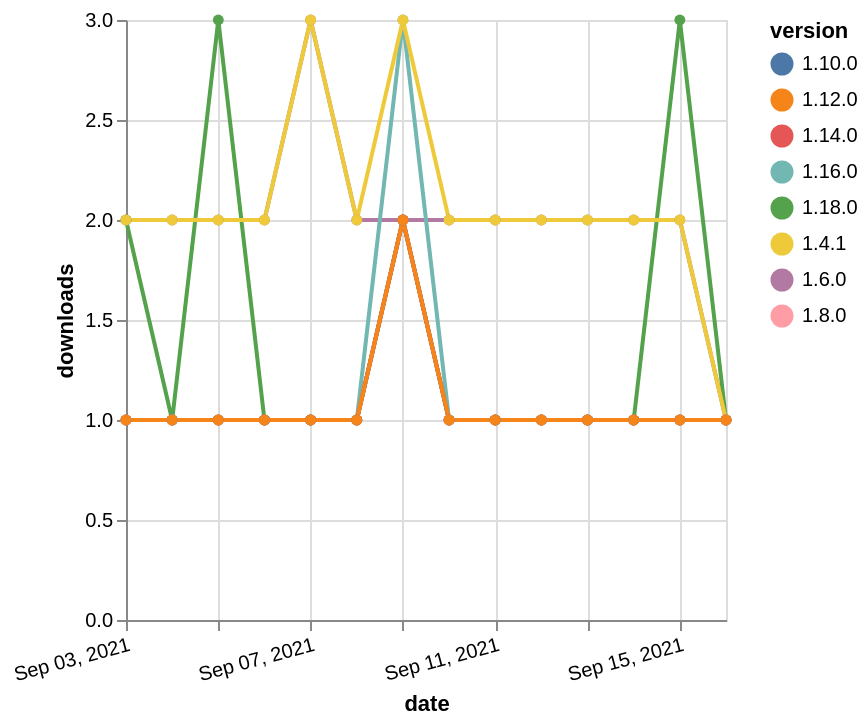

Describe this chart as a Vega-Lite specification.
### Vega-Lite specification from a JSON file in a GitHub repository (floating-point values rounded to 4 significant figures)
{"$schema": "https://vega.github.io/schema/vega-lite/v5.json", "description": "A simple bar chart with embedded data.", "data": {"values": [{"date": "2021-09-03", "total": 2264, "delta": 2, "version": "1.6.0"}, {"date": "2021-09-04", "total": 2266, "delta": 2, "version": "1.6.0"}, {"date": "2021-09-05", "total": 2268, "delta": 2, "version": "1.6.0"}, {"date": "2021-09-06", "total": 2270, "delta": 2, "version": "1.6.0"}, {"date": "2021-09-07", "total": 2273, "delta": 3, "version": "1.6.0"}, {"date": "2021-09-08", "total": 2275, "delta": 2, "version": "1.6.0"}, {"date": "2021-09-09", "total": 2277, "delta": 2, "version": "1.6.0"}, {"date": "2021-09-10", "total": 2279, "delta": 2, "version": "1.6.0"}, {"date": "2021-09-11", "total": 2281, "delta": 2, "version": "1.6.0"}, {"date": "2021-09-12", "total": 2283, "delta": 2, "version": "1.6.0"}, {"date": "2021-09-13", "total": 2285, "delta": 2, "version": "1.6.0"}, {"date": "2021-09-14", "total": 2287, "delta": 2, "version": "1.6.0"}, {"date": "2021-09-15", "total": 2289, "delta": 2, "version": "1.6.0"}, {"date": "2021-09-16", "total": 2290, "delta": 1, "version": "1.6.0"}, {"date": "2021-09-03", "total": 113, "delta": 2, "version": "1.18.0"}, {"date": "2021-09-04", "total": 114, "delta": 1, "version": "1.18.0"}, {"date": "2021-09-05", "total": 117, "delta": 3, "version": "1.18.0"}, {"date": "2021-09-06", "total": 118, "delta": 1, "version": "1.18.0"}, {"date": "2021-09-07", "total": 119, "delta": 1, "version": "1.18.0"}, {"date": "2021-09-08", "total": 120, "delta": 1, "version": "1.18.0"}, {"date": "2021-09-09", "total": 122, "delta": 2, "version": "1.18.0"}, {"date": "2021-09-10", "total": 123, "delta": 1, "version": "1.18.0"}, {"date": "2021-09-11", "total": 124, "delta": 1, "version": "1.18.0"}, {"date": "2021-09-12", "total": 125, "delta": 1, "version": "1.18.0"}, {"date": "2021-09-13", "total": 126, "delta": 1, "version": "1.18.0"}, {"date": "2021-09-14", "total": 127, "delta": 1, "version": "1.18.0"}, {"date": "2021-09-15", "total": 130, "delta": 3, "version": "1.18.0"}, {"date": "2021-09-16", "total": 131, "delta": 1, "version": "1.18.0"}, {"date": "2021-09-03", "total": 236, "delta": 1, "version": "1.8.0"}, {"date": "2021-09-04", "total": 237, "delta": 1, "version": "1.8.0"}, {"date": "2021-09-05", "total": 238, "delta": 1, "version": "1.8.0"}, {"date": "2021-09-06", "total": 239, "delta": 1, "version": "1.8.0"}, {"date": "2021-09-07", "total": 240, "delta": 1, "version": "1.8.0"}, {"date": "2021-09-08", "total": 241, "delta": 1, "version": "1.8.0"}, {"date": "2021-09-09", "total": 243, "delta": 2, "version": "1.8.0"}, {"date": "2021-09-10", "total": 244, "delta": 1, "version": "1.8.0"}, {"date": "2021-09-11", "total": 245, "delta": 1, "version": "1.8.0"}, {"date": "2021-09-12", "total": 246, "delta": 1, "version": "1.8.0"}, {"date": "2021-09-13", "total": 247, "delta": 1, "version": "1.8.0"}, {"date": "2021-09-14", "total": 248, "delta": 1, "version": "1.8.0"}, {"date": "2021-09-15", "total": 249, "delta": 1, "version": "1.8.0"}, {"date": "2021-09-16", "total": 250, "delta": 1, "version": "1.8.0"}, {"date": "2021-09-03", "total": 183, "delta": 1, "version": "1.10.0"}, {"date": "2021-09-04", "total": 184, "delta": 1, "version": "1.10.0"}, {"date": "2021-09-05", "total": 185, "delta": 1, "version": "1.10.0"}, {"date": "2021-09-06", "total": 186, "delta": 1, "version": "1.10.0"}, {"date": "2021-09-07", "total": 187, "delta": 1, "version": "1.10.0"}, {"date": "2021-09-08", "total": 188, "delta": 1, "version": "1.10.0"}, {"date": "2021-09-09", "total": 190, "delta": 2, "version": "1.10.0"}, {"date": "2021-09-10", "total": 191, "delta": 1, "version": "1.10.0"}, {"date": "2021-09-11", "total": 192, "delta": 1, "version": "1.10.0"}, {"date": "2021-09-12", "total": 193, "delta": 1, "version": "1.10.0"}, {"date": "2021-09-13", "total": 194, "delta": 1, "version": "1.10.0"}, {"date": "2021-09-14", "total": 195, "delta": 1, "version": "1.10.0"}, {"date": "2021-09-15", "total": 196, "delta": 1, "version": "1.10.0"}, {"date": "2021-09-16", "total": 197, "delta": 1, "version": "1.10.0"}, {"date": "2021-09-03", "total": 175, "delta": 1, "version": "1.16.0"}, {"date": "2021-09-04", "total": 176, "delta": 1, "version": "1.16.0"}, {"date": "2021-09-05", "total": 177, "delta": 1, "version": "1.16.0"}, {"date": "2021-09-06", "total": 178, "delta": 1, "version": "1.16.0"}, {"date": "2021-09-07", "total": 179, "delta": 1, "version": "1.16.0"}, {"date": "2021-09-08", "total": 180, "delta": 1, "version": "1.16.0"}, {"date": "2021-09-09", "total": 183, "delta": 3, "version": "1.16.0"}, {"date": "2021-09-10", "total": 184, "delta": 1, "version": "1.16.0"}, {"date": "2021-09-11", "total": 185, "delta": 1, "version": "1.16.0"}, {"date": "2021-09-12", "total": 186, "delta": 1, "version": "1.16.0"}, {"date": "2021-09-13", "total": 187, "delta": 1, "version": "1.16.0"}, {"date": "2021-09-14", "total": 188, "delta": 1, "version": "1.16.0"}, {"date": "2021-09-15", "total": 189, "delta": 1, "version": "1.16.0"}, {"date": "2021-09-16", "total": 190, "delta": 1, "version": "1.16.0"}, {"date": "2021-09-03", "total": 2334, "delta": 2, "version": "1.4.1"}, {"date": "2021-09-04", "total": 2336, "delta": 2, "version": "1.4.1"}, {"date": "2021-09-05", "total": 2338, "delta": 2, "version": "1.4.1"}, {"date": "2021-09-06", "total": 2340, "delta": 2, "version": "1.4.1"}, {"date": "2021-09-07", "total": 2343, "delta": 3, "version": "1.4.1"}, {"date": "2021-09-08", "total": 2345, "delta": 2, "version": "1.4.1"}, {"date": "2021-09-09", "total": 2348, "delta": 3, "version": "1.4.1"}, {"date": "2021-09-10", "total": 2350, "delta": 2, "version": "1.4.1"}, {"date": "2021-09-11", "total": 2352, "delta": 2, "version": "1.4.1"}, {"date": "2021-09-12", "total": 2354, "delta": 2, "version": "1.4.1"}, {"date": "2021-09-13", "total": 2356, "delta": 2, "version": "1.4.1"}, {"date": "2021-09-14", "total": 2358, "delta": 2, "version": "1.4.1"}, {"date": "2021-09-15", "total": 2360, "delta": 2, "version": "1.4.1"}, {"date": "2021-09-16", "total": 2361, "delta": 1, "version": "1.4.1"}, {"date": "2021-09-03", "total": 154, "delta": 1, "version": "1.14.0"}, {"date": "2021-09-04", "total": 155, "delta": 1, "version": "1.14.0"}, {"date": "2021-09-05", "total": 156, "delta": 1, "version": "1.14.0"}, {"date": "2021-09-06", "total": 157, "delta": 1, "version": "1.14.0"}, {"date": "2021-09-07", "total": 158, "delta": 1, "version": "1.14.0"}, {"date": "2021-09-08", "total": 159, "delta": 1, "version": "1.14.0"}, {"date": "2021-09-09", "total": 161, "delta": 2, "version": "1.14.0"}, {"date": "2021-09-10", "total": 162, "delta": 1, "version": "1.14.0"}, {"date": "2021-09-11", "total": 163, "delta": 1, "version": "1.14.0"}, {"date": "2021-09-12", "total": 164, "delta": 1, "version": "1.14.0"}, {"date": "2021-09-13", "total": 165, "delta": 1, "version": "1.14.0"}, {"date": "2021-09-14", "total": 166, "delta": 1, "version": "1.14.0"}, {"date": "2021-09-15", "total": 167, "delta": 1, "version": "1.14.0"}, {"date": "2021-09-16", "total": 168, "delta": 1, "version": "1.14.0"}, {"date": "2021-09-03", "total": 179, "delta": 1, "version": "1.12.0"}, {"date": "2021-09-04", "total": 180, "delta": 1, "version": "1.12.0"}, {"date": "2021-09-05", "total": 181, "delta": 1, "version": "1.12.0"}, {"date": "2021-09-06", "total": 182, "delta": 1, "version": "1.12.0"}, {"date": "2021-09-07", "total": 183, "delta": 1, "version": "1.12.0"}, {"date": "2021-09-08", "total": 184, "delta": 1, "version": "1.12.0"}, {"date": "2021-09-09", "total": 186, "delta": 2, "version": "1.12.0"}, {"date": "2021-09-10", "total": 187, "delta": 1, "version": "1.12.0"}, {"date": "2021-09-11", "total": 188, "delta": 1, "version": "1.12.0"}, {"date": "2021-09-12", "total": 189, "delta": 1, "version": "1.12.0"}, {"date": "2021-09-13", "total": 190, "delta": 1, "version": "1.12.0"}, {"date": "2021-09-14", "total": 191, "delta": 1, "version": "1.12.0"}, {"date": "2021-09-15", "total": 192, "delta": 1, "version": "1.12.0"}, {"date": "2021-09-16", "total": 193, "delta": 1, "version": "1.12.0"}]}, "width": "container", "mark": {"type": "line", "point": {"filled": true}}, "encoding": {"x": {"field": "date", "type": "temporal", "timeUnit": "yearmonthdate", "title": "date", "axis": {"labelAngle": -15}}, "y": {"field": "delta", "type": "quantitative", "title": "downloads"}, "color": {"field": "version", "type": "nominal"}, "tooltip": {"field": "delta"}}}
